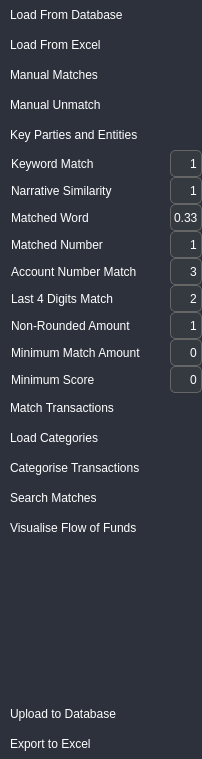
<?xml version="1.0" encoding="UTF-8"?>
<ui version="4.0">
 <class>matchRibbonContainer</class>
 <widget class="QWidget" name="matchRibbonContainer">
  <property name="geometry">
   <rect>
    <x>0</x>
    <y>0</y>
    <width>202</width>
    <height>759</height>
   </rect>
  </property>
  <property name="sizePolicy">
   <sizepolicy hsizetype="Minimum" vsizetype="Minimum">
    <horstretch>0</horstretch>
    <verstretch>0</verstretch>
   </sizepolicy>
  </property>
  <property name="windowTitle">
   <string>Form</string>
  </property>
  <property name="styleSheet">
   <string notr="true">*{
	border: none;
	background-color: transparent;
	background: transparent;
	padding: 0;
	margin: 0;
	color: #fff;
}







</string>
  </property>
  <layout class="QHBoxLayout" name="horizontalLayout">
   <property name="spacing">
    <number>0</number>
   </property>
   <property name="leftMargin">
    <number>0</number>
   </property>
   <property name="topMargin">
    <number>0</number>
   </property>
   <property name="rightMargin">
    <number>0</number>
   </property>
   <property name="bottomMargin">
    <number>0</number>
   </property>
   <item>
    <widget class="QWidget" name="ribbonSubContainer" native="true">
     <property name="sizePolicy">
      <sizepolicy hsizetype="Preferred" vsizetype="Preferred">
       <horstretch>0</horstretch>
       <verstretch>0</verstretch>
      </sizepolicy>
     </property>
     <property name="styleSheet">
      <string notr="true">*{
	background-color: #2c313c;
}

QLineEdit {
    width: 30;
	height:25;
	 max-height: 25px;/* Adjust the value to set the desired width */
	background-color: #343a40; /* or #454f55 */
	border: 1px solid #666666; /* or #808080 */
	border-radius: 5px; /* or 8px */
	text-align: right; 
}

QFrame {
    spacing: calc(max(10px, (height * 0.1))); /* adjust spacing based on window height */
}

QPushButton:hover {
    background-color: #343a3c    ; /* replace with your desired color */
}
QPushButton {
text-align: left;
vertical-align: middle;
max-height: 30px;
padding-left: 10px; 
height: 30px;
}

    QFrame {
	height:30;
        max-height: 30px; /* Adjust the value to set the desired minimum height */
    }

QLabel {
        padding-left: 8px; /* Adjust the value to set the desired padding */
    }</string>
     </property>
     <layout class="QVBoxLayout" name="verticalLayout">
      <property name="spacing">
       <number>0</number>
      </property>
      <property name="leftMargin">
       <number>0</number>
      </property>
      <property name="topMargin">
       <number>0</number>
      </property>
      <property name="rightMargin">
       <number>0</number>
      </property>
      <property name="bottomMargin">
       <number>0</number>
      </property>
      <item>
       <widget class="QPushButton" name="loadMatchesFromDBBtn">
        <property name="sizePolicy">
         <sizepolicy hsizetype="Preferred" vsizetype="Preferred">
          <horstretch>0</horstretch>
          <verstretch>0</verstretch>
         </sizepolicy>
        </property>
        <property name="minimumSize">
         <size>
          <width>0</width>
          <height>0</height>
         </size>
        </property>
        <property name="cursor">
         <cursorShape>PointingHandCursor</cursorShape>
        </property>
        <property name="styleSheet">
         <string notr="true"/>
        </property>
        <property name="text">
         <string>Load From Database</string>
        </property>
       </widget>
      </item>
      <item>
       <widget class="QPushButton" name="loadMatchesFromExcelBtn">
        <property name="sizePolicy">
         <sizepolicy hsizetype="Minimum" vsizetype="Minimum">
          <horstretch>0</horstretch>
          <verstretch>0</verstretch>
         </sizepolicy>
        </property>
        <property name="minimumSize">
         <size>
          <width>0</width>
          <height>0</height>
         </size>
        </property>
        <property name="cursor">
         <cursorShape>PointingHandCursor</cursorShape>
        </property>
        <property name="styleSheet">
         <string notr="true"/>
        </property>
        <property name="text">
         <string>Load From Excel</string>
        </property>
       </widget>
      </item>
      <item>
       <widget class="QPushButton" name="manualMatchesBtn">
        <property name="sizePolicy">
         <sizepolicy hsizetype="Minimum" vsizetype="Minimum">
          <horstretch>0</horstretch>
          <verstretch>0</verstretch>
         </sizepolicy>
        </property>
        <property name="minimumSize">
         <size>
          <width>0</width>
          <height>0</height>
         </size>
        </property>
        <property name="cursor">
         <cursorShape>PointingHandCursor</cursorShape>
        </property>
        <property name="styleSheet">
         <string notr="true"/>
        </property>
        <property name="text">
         <string>Manual Matches</string>
        </property>
       </widget>
      </item>
      <item>
       <widget class="QPushButton" name="manualUnmatchBtn">
        <property name="sizePolicy">
         <sizepolicy hsizetype="Minimum" vsizetype="Minimum">
          <horstretch>0</horstretch>
          <verstretch>0</verstretch>
         </sizepolicy>
        </property>
        <property name="minimumSize">
         <size>
          <width>0</width>
          <height>0</height>
         </size>
        </property>
        <property name="cursor">
         <cursorShape>PointingHandCursor</cursorShape>
        </property>
        <property name="styleSheet">
         <string notr="true"/>
        </property>
        <property name="text">
         <string>Manual Unmatch</string>
        </property>
       </widget>
      </item>
      <item>
       <widget class="QPushButton" name="keyPartiesEntitiesBtn">
        <property name="sizePolicy">
         <sizepolicy hsizetype="Minimum" vsizetype="Minimum">
          <horstretch>0</horstretch>
          <verstretch>0</verstretch>
         </sizepolicy>
        </property>
        <property name="minimumSize">
         <size>
          <width>0</width>
          <height>0</height>
         </size>
        </property>
        <property name="cursor">
         <cursorShape>PointingHandCursor</cursorShape>
        </property>
        <property name="styleSheet">
         <string notr="true"/>
        </property>
        <property name="text">
         <string>Key Parties and Entities</string>
        </property>
       </widget>
      </item>
      <item>
       <widget class="QFrame" name="keywordMatchFrame">
        <property name="styleSheet">
         <string notr="true"/>
        </property>
        <property name="frameShape">
         <enum>QFrame::StyledPanel</enum>
        </property>
        <property name="frameShadow">
         <enum>QFrame::Raised</enum>
        </property>
        <layout class="QHBoxLayout" name="horizontalLayout_2">
         <property name="spacing">
          <number>0</number>
         </property>
         <property name="leftMargin">
          <number>0</number>
         </property>
         <property name="topMargin">
          <number>0</number>
         </property>
         <property name="rightMargin">
          <number>0</number>
         </property>
         <property name="bottomMargin">
          <number>0</number>
         </property>
         <item>
          <widget class="QLabel" name="keywordMatchLabel">
           <property name="sizePolicy">
            <sizepolicy hsizetype="Expanding" vsizetype="Preferred">
             <horstretch>0</horstretch>
             <verstretch>0</verstretch>
            </sizepolicy>
           </property>
           <property name="styleSheet">
            <string notr="true"/>
           </property>
           <property name="text">
            <string>Keyword Match</string>
           </property>
          </widget>
         </item>
         <item>
          <widget class="QLineEdit" name="keywordMatchLineEdit">
           <property name="sizePolicy">
            <sizepolicy hsizetype="Minimum" vsizetype="Preferred">
             <horstretch>0</horstretch>
             <verstretch>0</verstretch>
            </sizepolicy>
           </property>
           <property name="styleSheet">
            <string notr="true"/>
           </property>
           <property name="text">
            <string>1</string>
           </property>
           <property name="alignment">
            <set>Qt::AlignRight|Qt::AlignTrailing|Qt::AlignVCenter</set>
           </property>
          </widget>
         </item>
        </layout>
       </widget>
      </item>
      <item>
       <widget class="QFrame" name="narrativeSimilarityFrame">
        <property name="styleSheet">
         <string notr="true"/>
        </property>
        <property name="frameShape">
         <enum>QFrame::StyledPanel</enum>
        </property>
        <property name="frameShadow">
         <enum>QFrame::Raised</enum>
        </property>
        <layout class="QHBoxLayout" name="horizontalLayout_3">
         <property name="spacing">
          <number>0</number>
         </property>
         <property name="leftMargin">
          <number>0</number>
         </property>
         <property name="topMargin">
          <number>0</number>
         </property>
         <property name="rightMargin">
          <number>0</number>
         </property>
         <property name="bottomMargin">
          <number>0</number>
         </property>
         <item>
          <widget class="QLabel" name="narrativeSimilarityLabel">
           <property name="sizePolicy">
            <sizepolicy hsizetype="Expanding" vsizetype="Preferred">
             <horstretch>0</horstretch>
             <verstretch>0</verstretch>
            </sizepolicy>
           </property>
           <property name="styleSheet">
            <string notr="true"/>
           </property>
           <property name="text">
            <string>Narrative Similarity</string>
           </property>
          </widget>
         </item>
         <item>
          <widget class="QLineEdit" name="narrativeSimilarityLineEdit">
           <property name="sizePolicy">
            <sizepolicy hsizetype="Minimum" vsizetype="Preferred">
             <horstretch>0</horstretch>
             <verstretch>0</verstretch>
            </sizepolicy>
           </property>
           <property name="styleSheet">
            <string notr="true"/>
           </property>
           <property name="text">
            <string>1</string>
           </property>
           <property name="alignment">
            <set>Qt::AlignRight|Qt::AlignTrailing|Qt::AlignVCenter</set>
           </property>
          </widget>
         </item>
        </layout>
       </widget>
      </item>
      <item>
       <widget class="QFrame" name="matchedWordFrame">
        <property name="styleSheet">
         <string notr="true"/>
        </property>
        <property name="frameShape">
         <enum>QFrame::StyledPanel</enum>
        </property>
        <property name="frameShadow">
         <enum>QFrame::Raised</enum>
        </property>
        <layout class="QHBoxLayout" name="horizontalLayout_4">
         <property name="spacing">
          <number>0</number>
         </property>
         <property name="leftMargin">
          <number>0</number>
         </property>
         <property name="topMargin">
          <number>0</number>
         </property>
         <property name="rightMargin">
          <number>0</number>
         </property>
         <property name="bottomMargin">
          <number>0</number>
         </property>
         <item>
          <widget class="QLabel" name="matchedWordLabel">
           <property name="sizePolicy">
            <sizepolicy hsizetype="Expanding" vsizetype="Preferred">
             <horstretch>0</horstretch>
             <verstretch>0</verstretch>
            </sizepolicy>
           </property>
           <property name="styleSheet">
            <string notr="true"/>
           </property>
           <property name="text">
            <string>Matched Word</string>
           </property>
          </widget>
         </item>
         <item>
          <widget class="QLineEdit" name="matchedWordLineEdit">
           <property name="sizePolicy">
            <sizepolicy hsizetype="Minimum" vsizetype="Preferred">
             <horstretch>0</horstretch>
             <verstretch>0</verstretch>
            </sizepolicy>
           </property>
           <property name="styleSheet">
            <string notr="true"/>
           </property>
           <property name="text">
            <string>0.33</string>
           </property>
           <property name="alignment">
            <set>Qt::AlignRight|Qt::AlignTrailing|Qt::AlignVCenter</set>
           </property>
          </widget>
         </item>
        </layout>
       </widget>
      </item>
      <item>
       <widget class="QFrame" name="matchedNumberFrame">
        <property name="styleSheet">
         <string notr="true"/>
        </property>
        <property name="frameShape">
         <enum>QFrame::StyledPanel</enum>
        </property>
        <property name="frameShadow">
         <enum>QFrame::Raised</enum>
        </property>
        <layout class="QHBoxLayout" name="horizontalLayout_5">
         <property name="spacing">
          <number>0</number>
         </property>
         <property name="leftMargin">
          <number>0</number>
         </property>
         <property name="topMargin">
          <number>0</number>
         </property>
         <property name="rightMargin">
          <number>0</number>
         </property>
         <property name="bottomMargin">
          <number>0</number>
         </property>
         <item>
          <widget class="QLabel" name="matchedNumberLabel">
           <property name="sizePolicy">
            <sizepolicy hsizetype="Expanding" vsizetype="Preferred">
             <horstretch>0</horstretch>
             <verstretch>0</verstretch>
            </sizepolicy>
           </property>
           <property name="styleSheet">
            <string notr="true"/>
           </property>
           <property name="text">
            <string>Matched Number</string>
           </property>
          </widget>
         </item>
         <item>
          <widget class="QLineEdit" name="matchedNumberLineEdit">
           <property name="sizePolicy">
            <sizepolicy hsizetype="Minimum" vsizetype="Preferred">
             <horstretch>0</horstretch>
             <verstretch>0</verstretch>
            </sizepolicy>
           </property>
           <property name="styleSheet">
            <string notr="true"/>
           </property>
           <property name="text">
            <string>1</string>
           </property>
           <property name="alignment">
            <set>Qt::AlignRight|Qt::AlignTrailing|Qt::AlignVCenter</set>
           </property>
          </widget>
         </item>
        </layout>
       </widget>
      </item>
      <item>
       <widget class="QFrame" name="accountNumberMatchFrame">
        <property name="styleSheet">
         <string notr="true"/>
        </property>
        <property name="frameShape">
         <enum>QFrame::StyledPanel</enum>
        </property>
        <property name="frameShadow">
         <enum>QFrame::Raised</enum>
        </property>
        <layout class="QHBoxLayout" name="horizontalLayout_6">
         <property name="spacing">
          <number>0</number>
         </property>
         <property name="leftMargin">
          <number>0</number>
         </property>
         <property name="topMargin">
          <number>0</number>
         </property>
         <property name="rightMargin">
          <number>0</number>
         </property>
         <property name="bottomMargin">
          <number>0</number>
         </property>
         <item>
          <widget class="QLabel" name="accountNumberMatchLabel">
           <property name="sizePolicy">
            <sizepolicy hsizetype="Expanding" vsizetype="Preferred">
             <horstretch>0</horstretch>
             <verstretch>0</verstretch>
            </sizepolicy>
           </property>
           <property name="styleSheet">
            <string notr="true"/>
           </property>
           <property name="text">
            <string>Account Number Match</string>
           </property>
          </widget>
         </item>
         <item>
          <widget class="QLineEdit" name="accountNumberMatchLineEdit">
           <property name="sizePolicy">
            <sizepolicy hsizetype="Minimum" vsizetype="Preferred">
             <horstretch>0</horstretch>
             <verstretch>0</verstretch>
            </sizepolicy>
           </property>
           <property name="styleSheet">
            <string notr="true"/>
           </property>
           <property name="text">
            <string>3</string>
           </property>
           <property name="alignment">
            <set>Qt::AlignRight|Qt::AlignTrailing|Qt::AlignVCenter</set>
           </property>
          </widget>
         </item>
        </layout>
       </widget>
      </item>
      <item>
       <widget class="QFrame" name="accountNumber4DigitsMatchFrame">
        <property name="styleSheet">
         <string notr="true"/>
        </property>
        <property name="frameShape">
         <enum>QFrame::StyledPanel</enum>
        </property>
        <property name="frameShadow">
         <enum>QFrame::Raised</enum>
        </property>
        <layout class="QHBoxLayout" name="horizontalLayout_7">
         <property name="spacing">
          <number>0</number>
         </property>
         <property name="leftMargin">
          <number>0</number>
         </property>
         <property name="topMargin">
          <number>0</number>
         </property>
         <property name="rightMargin">
          <number>0</number>
         </property>
         <property name="bottomMargin">
          <number>0</number>
         </property>
         <item>
          <widget class="QLabel" name="accountNumber4DigitsMatchFrameLabel">
           <property name="sizePolicy">
            <sizepolicy hsizetype="Expanding" vsizetype="Preferred">
             <horstretch>0</horstretch>
             <verstretch>0</verstretch>
            </sizepolicy>
           </property>
           <property name="styleSheet">
            <string notr="true"/>
           </property>
           <property name="text">
            <string>Last 4 Digits Match</string>
           </property>
          </widget>
         </item>
         <item>
          <widget class="QLineEdit" name="accountNumber4DigitsMatchFrameLineEdit">
           <property name="sizePolicy">
            <sizepolicy hsizetype="Minimum" vsizetype="Minimum">
             <horstretch>0</horstretch>
             <verstretch>0</verstretch>
            </sizepolicy>
           </property>
           <property name="styleSheet">
            <string notr="true"/>
           </property>
           <property name="text">
            <string>2</string>
           </property>
           <property name="alignment">
            <set>Qt::AlignRight|Qt::AlignTrailing|Qt::AlignVCenter</set>
           </property>
          </widget>
         </item>
        </layout>
       </widget>
      </item>
      <item>
       <widget class="QFrame" name="nonRoundedAmountFrame">
        <property name="styleSheet">
         <string notr="true"/>
        </property>
        <property name="frameShape">
         <enum>QFrame::StyledPanel</enum>
        </property>
        <property name="frameShadow">
         <enum>QFrame::Raised</enum>
        </property>
        <layout class="QHBoxLayout" name="horizontalLayout_8">
         <property name="spacing">
          <number>0</number>
         </property>
         <property name="leftMargin">
          <number>0</number>
         </property>
         <property name="topMargin">
          <number>0</number>
         </property>
         <property name="rightMargin">
          <number>0</number>
         </property>
         <property name="bottomMargin">
          <number>0</number>
         </property>
         <item>
          <widget class="QLabel" name="nonRoundedAmountLabel">
           <property name="sizePolicy">
            <sizepolicy hsizetype="Expanding" vsizetype="Preferred">
             <horstretch>0</horstretch>
             <verstretch>0</verstretch>
            </sizepolicy>
           </property>
           <property name="styleSheet">
            <string notr="true"/>
           </property>
           <property name="text">
            <string>Non-Rounded Amount</string>
           </property>
          </widget>
         </item>
         <item>
          <widget class="QLineEdit" name="nonRoundedAmountLineEdit">
           <property name="sizePolicy">
            <sizepolicy hsizetype="Minimum" vsizetype="Preferred">
             <horstretch>0</horstretch>
             <verstretch>0</verstretch>
            </sizepolicy>
           </property>
           <property name="styleSheet">
            <string notr="true"/>
           </property>
           <property name="text">
            <string>1</string>
           </property>
           <property name="alignment">
            <set>Qt::AlignRight|Qt::AlignTrailing|Qt::AlignVCenter</set>
           </property>
          </widget>
         </item>
        </layout>
       </widget>
      </item>
      <item>
       <widget class="QFrame" name="minAmountFrame">
        <property name="styleSheet">
         <string notr="true"/>
        </property>
        <property name="frameShape">
         <enum>QFrame::StyledPanel</enum>
        </property>
        <property name="frameShadow">
         <enum>QFrame::Raised</enum>
        </property>
        <layout class="QHBoxLayout" name="horizontalLayout_10">
         <property name="spacing">
          <number>0</number>
         </property>
         <property name="leftMargin">
          <number>0</number>
         </property>
         <property name="topMargin">
          <number>0</number>
         </property>
         <property name="rightMargin">
          <number>0</number>
         </property>
         <property name="bottomMargin">
          <number>0</number>
         </property>
         <item>
          <widget class="QLabel" name="minAmountLabel">
           <property name="sizePolicy">
            <sizepolicy hsizetype="Expanding" vsizetype="Preferred">
             <horstretch>0</horstretch>
             <verstretch>0</verstretch>
            </sizepolicy>
           </property>
           <property name="styleSheet">
            <string notr="true"/>
           </property>
           <property name="text">
            <string>Minimum Match Amount</string>
           </property>
          </widget>
         </item>
         <item>
          <widget class="QLineEdit" name="minAmountLineEdit">
           <property name="sizePolicy">
            <sizepolicy hsizetype="Minimum" vsizetype="Preferred">
             <horstretch>0</horstretch>
             <verstretch>0</verstretch>
            </sizepolicy>
           </property>
           <property name="styleSheet">
            <string notr="true"/>
           </property>
           <property name="text">
            <string>0</string>
           </property>
           <property name="alignment">
            <set>Qt::AlignRight|Qt::AlignTrailing|Qt::AlignVCenter</set>
           </property>
          </widget>
         </item>
        </layout>
       </widget>
      </item>
      <item>
       <widget class="QFrame" name="minThresholdFrame">
        <property name="styleSheet">
         <string notr="true"/>
        </property>
        <property name="frameShape">
         <enum>QFrame::StyledPanel</enum>
        </property>
        <property name="frameShadow">
         <enum>QFrame::Raised</enum>
        </property>
        <layout class="QHBoxLayout" name="horizontalLayout_9">
         <property name="spacing">
          <number>0</number>
         </property>
         <property name="leftMargin">
          <number>0</number>
         </property>
         <property name="topMargin">
          <number>0</number>
         </property>
         <property name="rightMargin">
          <number>0</number>
         </property>
         <property name="bottomMargin">
          <number>0</number>
         </property>
         <item>
          <widget class="QLabel" name="minThresholdLabel">
           <property name="sizePolicy">
            <sizepolicy hsizetype="Expanding" vsizetype="Preferred">
             <horstretch>0</horstretch>
             <verstretch>0</verstretch>
            </sizepolicy>
           </property>
           <property name="styleSheet">
            <string notr="true"/>
           </property>
           <property name="text">
            <string>Minimum Score</string>
           </property>
          </widget>
         </item>
         <item>
          <widget class="QLineEdit" name="minThresholdLineEdit">
           <property name="sizePolicy">
            <sizepolicy hsizetype="Minimum" vsizetype="Preferred">
             <horstretch>0</horstretch>
             <verstretch>0</verstretch>
            </sizepolicy>
           </property>
           <property name="styleSheet">
            <string notr="true"/>
           </property>
           <property name="text">
            <string>0</string>
           </property>
           <property name="alignment">
            <set>Qt::AlignRight|Qt::AlignTrailing|Qt::AlignVCenter</set>
           </property>
          </widget>
         </item>
        </layout>
       </widget>
      </item>
      <item>
       <widget class="QPushButton" name="matchTransactionsBtn">
        <property name="sizePolicy">
         <sizepolicy hsizetype="Minimum" vsizetype="Minimum">
          <horstretch>0</horstretch>
          <verstretch>0</verstretch>
         </sizepolicy>
        </property>
        <property name="minimumSize">
         <size>
          <width>0</width>
          <height>0</height>
         </size>
        </property>
        <property name="cursor">
         <cursorShape>PointingHandCursor</cursorShape>
        </property>
        <property name="styleSheet">
         <string notr="true"/>
        </property>
        <property name="text">
         <string>Match Transactions</string>
        </property>
       </widget>
      </item>
      <item>
       <widget class="QPushButton" name="loadCategoriesBtn">
        <property name="sizePolicy">
         <sizepolicy hsizetype="Minimum" vsizetype="Minimum">
          <horstretch>0</horstretch>
          <verstretch>0</verstretch>
         </sizepolicy>
        </property>
        <property name="cursor">
         <cursorShape>PointingHandCursor</cursorShape>
        </property>
        <property name="styleSheet">
         <string notr="true"/>
        </property>
        <property name="text">
         <string>Load Categories</string>
        </property>
       </widget>
      </item>
      <item>
       <widget class="QPushButton" name="categoriseTransactionsBtn">
        <property name="sizePolicy">
         <sizepolicy hsizetype="Minimum" vsizetype="Minimum">
          <horstretch>0</horstretch>
          <verstretch>0</verstretch>
         </sizepolicy>
        </property>
        <property name="cursor">
         <cursorShape>PointingHandCursor</cursorShape>
        </property>
        <property name="styleSheet">
         <string notr="true"/>
        </property>
        <property name="text">
         <string>Categorise Transactions</string>
        </property>
       </widget>
      </item>
      <item>
       <widget class="QPushButton" name="searchMatchesBtn">
        <property name="sizePolicy">
         <sizepolicy hsizetype="Minimum" vsizetype="Minimum">
          <horstretch>0</horstretch>
          <verstretch>0</verstretch>
         </sizepolicy>
        </property>
        <property name="cursor">
         <cursorShape>PointingHandCursor</cursorShape>
        </property>
        <property name="styleSheet">
         <string notr="true"/>
        </property>
        <property name="text">
         <string>Search Matches</string>
        </property>
       </widget>
      </item>
      <item>
       <widget class="QPushButton" name="visualiseFlowOfFundsBtn">
        <property name="text">
         <string>Visualise Flow of Funds</string>
        </property>
       </widget>
      </item>
      <item>
       <spacer name="verticalSpacer">
        <property name="orientation">
         <enum>Qt::Vertical</enum>
        </property>
        <property name="sizeType">
         <enum>QSizePolicy::Expanding</enum>
        </property>
        <property name="sizeHint" stdset="0">
         <size>
          <width>20</width>
          <height>40</height>
         </size>
        </property>
       </spacer>
      </item>
      <item>
       <widget class="QPushButton" name="uploadMatchesToDBBtn">
        <property name="cursor">
         <cursorShape>PointingHandCursor</cursorShape>
        </property>
        <property name="styleSheet">
         <string notr="true"/>
        </property>
        <property name="text">
         <string>Upload to Database</string>
        </property>
       </widget>
      </item>
      <item>
       <widget class="QPushButton" name="exportMatchesToExcelBtn">
        <property name="cursor">
         <cursorShape>PointingHandCursor</cursorShape>
        </property>
        <property name="styleSheet">
         <string notr="true"/>
        </property>
        <property name="text">
         <string>Export to Excel</string>
        </property>
       </widget>
      </item>
     </layout>
    </widget>
   </item>
  </layout>
 </widget>
 <resources>
  <include location="resources.qrc"/>
 </resources>
 <connections/>
</ui>
